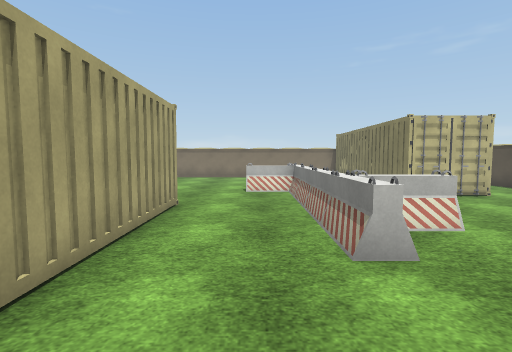
[1] (above)

16 first-person views from a walk through a Unity game level. The camera is 1.4 m above the floor, tilts 4° down and sees 85° across. The floor is counted in squares, 1 m on a side. Each view is taken from the middle of a square. On the plan, view 1 faces up. The plan holds only what a view shows up to about 14 squares ahead; the rest is blank. The place goes on beyond the plan. The player is left out. Surface patterns are stand-ins for the level's own textures.

[2]
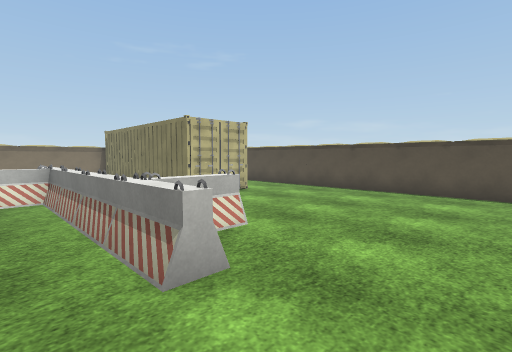

[3]
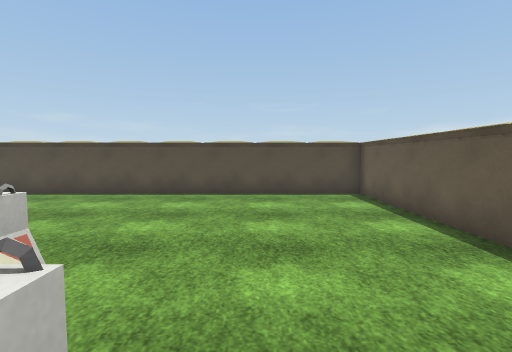

[4]
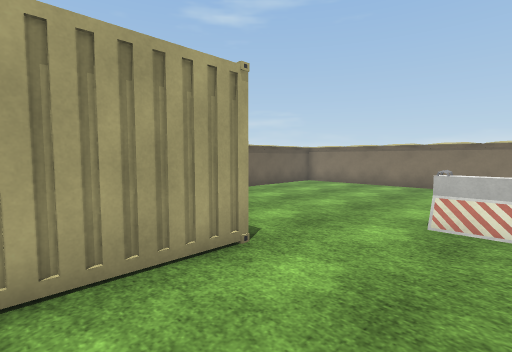

[5]
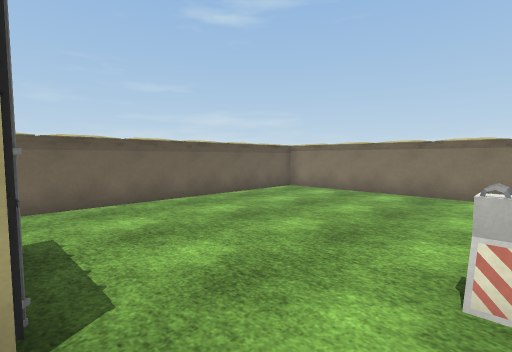

[6]
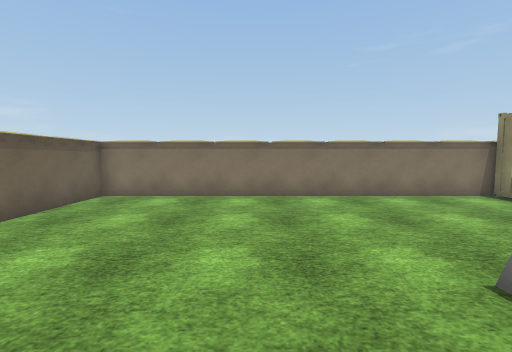

[7]
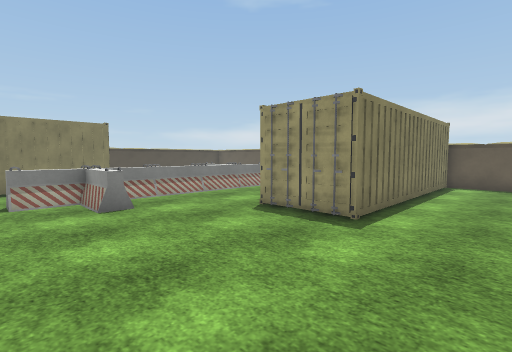

[8]
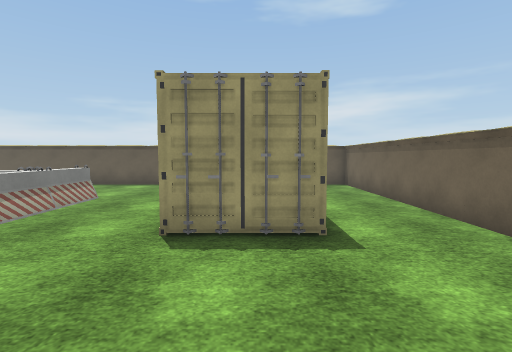

[9]
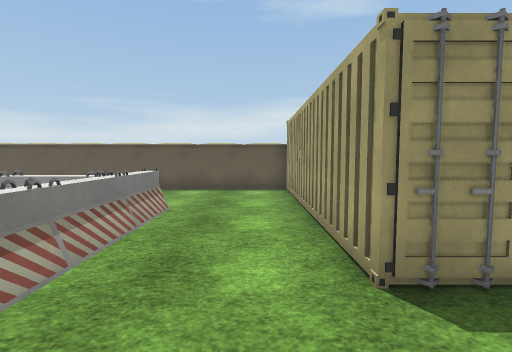

[10]
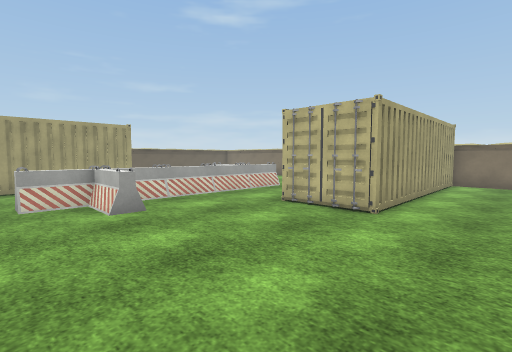

[11]
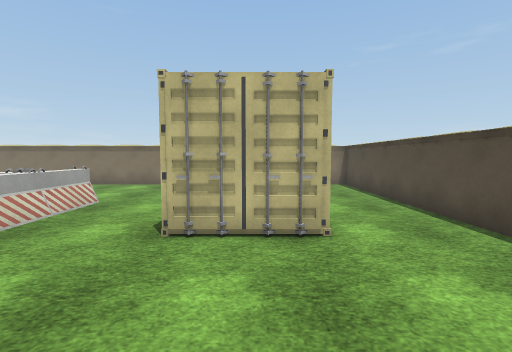

[12]
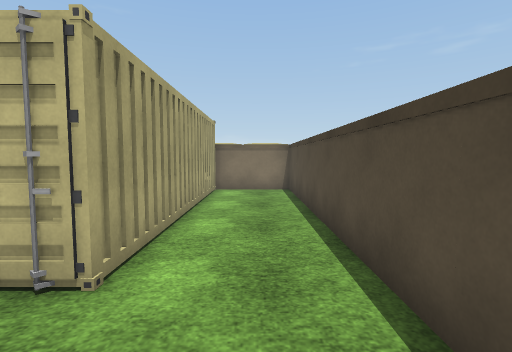

[13]
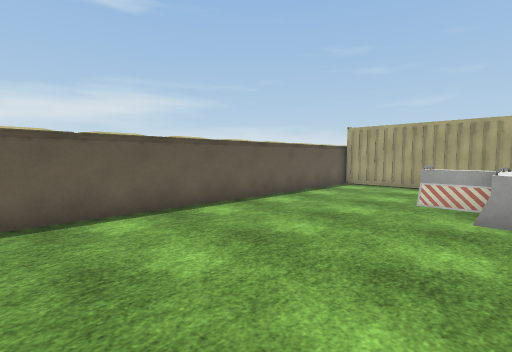

[14]
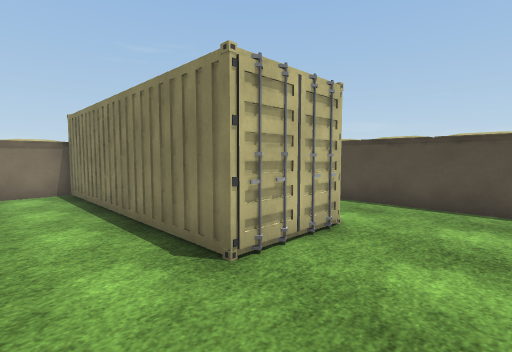

[15]
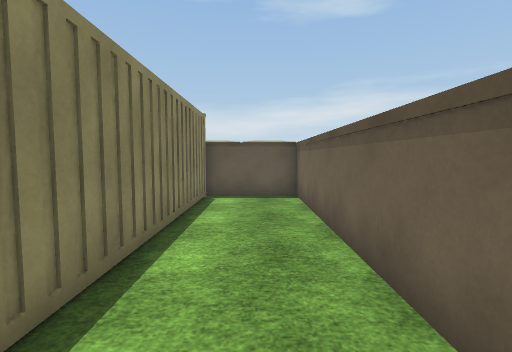

[16]
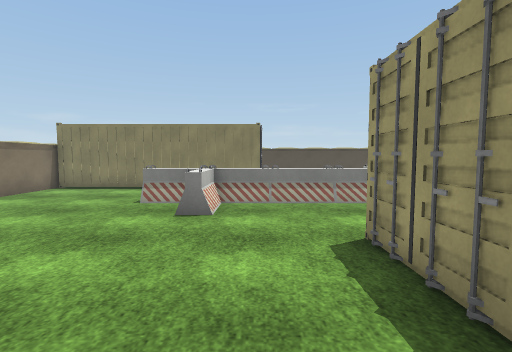

### Floor plan
Key: @ floor where view 1 was taken; # wall or solid block; . floor; C container; B barricade.
Columns run from 9 left of view 1 to 12 right of it. Each row starts with its distance up from view 1.
 19 ################ #####
 18 #.............C  #...#
 17 #.............C  #...#
 16 #.............C  #...#
 15 #.............C  #...#
 14 #.............C  #...#
 13 #..........B..####...#
 12 #........BBB..####...#
 11 #........BBB..####...#
 10 #..........B..###C...#
  9 #..........B.........#
  8 #...C##C...B.........#
  7 #...## C...B.........#
  6 #...#  #...BBB.......#
  5 #...#  #...BBB.......#
  4 #...#  #...B.........#
  3 #...#  C.............#
  2 #...#  C.............#
  1 #...#  #.............#
  0 #...#  #.@...........#
 -1 #####  ###############

Where each view was taken, in squares from view 1:
view 1: 0 up, 0 right, facing up
view 2: 1 up, 0 right, facing up-right
view 3: 3 up, 1 right, facing right
view 4: 5 up, 1 right, facing up-left
view 5: 8 up, 0 right, facing up-left
view 6: 9 up, 3 left, facing up
view 7: 14 up, 8 left, facing down-right
view 8: 13 up, 4 left, facing down
view 9: 11 up, 1 left, facing down
view 10: 3 up, 11 right, facing up-left
view 11: 5 up, 7 right, facing up
view 12: 7 up, 10 right, facing up
view 13: 6 up, 11 right, facing down-left
view 14: 7 up, 3 right, facing up-right
view 15: 9 up, 7 left, facing down
view 16: 10 up, 7 left, facing right
